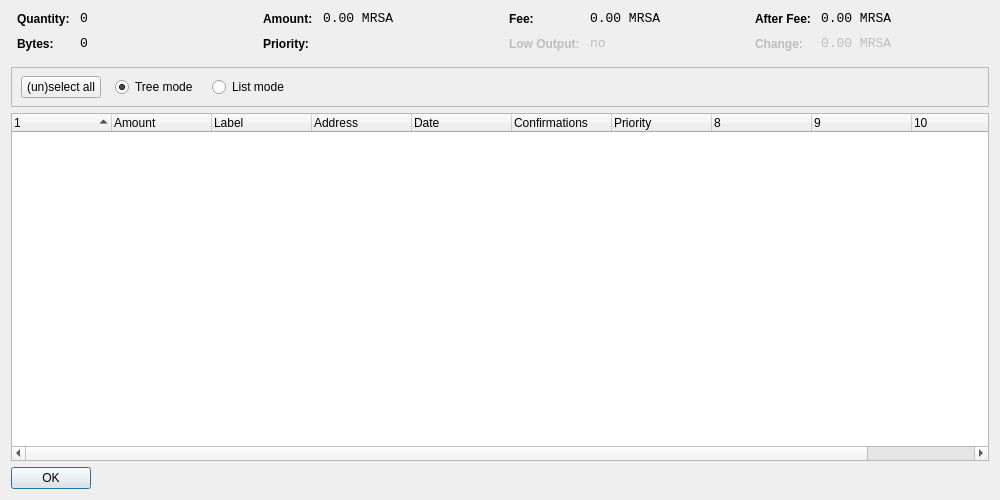
<?xml version="1.0" encoding="UTF-8"?>
<ui version="4.0">
 <class>CoinControlDialog</class>
 <widget class="QDialog" name="CoinControlDialog">
  <property name="geometry">
   <rect>
    <x>0</x>
    <y>0</y>
    <width>1000</width>
    <height>500</height>
   </rect>
  </property>
  <property name="windowTitle">
   <string>Coin Control</string>
  </property>
  <layout class="QVBoxLayout" name="verticalLayout">
   <item>
    <layout class="QHBoxLayout" name="horizontalLayoutTop" stretch="0,0,0,0">
     <property name="topMargin">
      <number>0</number>
     </property>
     <property name="bottomMargin">
      <number>10</number>
     </property>
     <item>
      <layout class="QFormLayout" name="formLayoutCoinControl1">
       <property name="horizontalSpacing">
        <number>10</number>
       </property>
       <property name="verticalSpacing">
        <number>10</number>
       </property>
       <property name="leftMargin">
        <number>6</number>
       </property>
       <property name="rightMargin">
        <number>6</number>
       </property>
       <item row="0" column="0">
        <widget class="QLabel" name="labelCoinControlQuantityText">
         <property name="styleSheet">
          <string notr="true">font-weight:bold;</string>
         </property>
         <property name="text">
          <string>Quantity:</string>
         </property>
        </widget>
       </item>
       <item row="0" column="1">
        <widget class="QLabel" name="labelCoinControlQuantity">
         <property name="font">
          <font>
           <family>Monospace</family>
           <pointsize>10</pointsize>
          </font>
         </property>
         <property name="cursor">
          <cursorShape>IBeamCursor</cursorShape>
         </property>
         <property name="contextMenuPolicy">
          <enum>Qt::ActionsContextMenu</enum>
         </property>
         <property name="text">
          <string notr="true">0</string>
         </property>
         <property name="textInteractionFlags">
          <set>Qt::LinksAccessibleByMouse|Qt::TextSelectableByKeyboard|Qt::TextSelectableByMouse</set>
         </property>
        </widget>
       </item>
       <item row="1" column="0">
        <widget class="QLabel" name="labelCoinControlBytesText">
         <property name="styleSheet">
          <string notr="true">font-weight:bold;</string>
         </property>
         <property name="text">
          <string>Bytes:</string>
         </property>
        </widget>
       </item>
       <item row="1" column="1">
        <widget class="QLabel" name="labelCoinControlBytes">
         <property name="font">
          <font>
           <family>Monospace</family>
           <pointsize>10</pointsize>
          </font>
         </property>
         <property name="cursor">
          <cursorShape>IBeamCursor</cursorShape>
         </property>
         <property name="contextMenuPolicy">
          <enum>Qt::ActionsContextMenu</enum>
         </property>
         <property name="text">
          <string notr="true">0</string>
         </property>
         <property name="textInteractionFlags">
          <set>Qt::LinksAccessibleByMouse|Qt::TextSelectableByKeyboard|Qt::TextSelectableByMouse</set>
         </property>
        </widget>
       </item>
      </layout>
     </item>
     <item>
      <layout class="QFormLayout" name="formLayoutCoinControl2">
       <property name="horizontalSpacing">
        <number>10</number>
       </property>
       <property name="verticalSpacing">
        <number>10</number>
       </property>
       <property name="leftMargin">
        <number>6</number>
       </property>
       <property name="rightMargin">
        <number>6</number>
       </property>
       <item row="0" column="0">
        <widget class="QLabel" name="labelCoinControlAmountText">
         <property name="styleSheet">
          <string notr="true">font-weight:bold;</string>
         </property>
         <property name="text">
          <string>Amount:</string>
         </property>
        </widget>
       </item>
       <item row="0" column="1">
        <widget class="QLabel" name="labelCoinControlAmount">
         <property name="font">
          <font>
           <family>Monospace</family>
           <pointsize>10</pointsize>
          </font>
         </property>
         <property name="cursor">
          <cursorShape>IBeamCursor</cursorShape>
         </property>
         <property name="contextMenuPolicy">
          <enum>Qt::ActionsContextMenu</enum>
         </property>
         <property name="text">
          <string notr="true">0.00 MRSA</string>
         </property>
         <property name="textInteractionFlags">
          <set>Qt::LinksAccessibleByMouse|Qt::TextSelectableByKeyboard|Qt::TextSelectableByMouse</set>
         </property>
        </widget>
       </item>
       <item row="1" column="0">
        <widget class="QLabel" name="labelCoinControlPriorityText">
         <property name="styleSheet">
          <string notr="true">font-weight:bold;</string>
         </property>
         <property name="text">
          <string>Priority:</string>
         </property>
        </widget>
       </item>
       <item row="1" column="1">
        <widget class="QLabel" name="labelCoinControlPriority">
         <property name="font">
          <font>
           <family>Monospace</family>
           <pointsize>10</pointsize>
          </font>
         </property>
         <property name="cursor">
          <cursorShape>IBeamCursor</cursorShape>
         </property>
         <property name="contextMenuPolicy">
          <enum>Qt::ActionsContextMenu</enum>
         </property>
         <property name="text">
          <string/>
         </property>
         <property name="textInteractionFlags">
          <set>Qt::LinksAccessibleByMouse|Qt::TextSelectableByKeyboard|Qt::TextSelectableByMouse</set>
         </property>
        </widget>
       </item>
      </layout>
     </item>
     <item>
      <layout class="QFormLayout" name="formLayoutCoinControl3">
       <property name="horizontalSpacing">
        <number>10</number>
       </property>
       <property name="verticalSpacing">
        <number>10</number>
       </property>
       <property name="leftMargin">
        <number>6</number>
       </property>
       <property name="rightMargin">
        <number>6</number>
       </property>
       <item row="0" column="0">
        <widget class="QLabel" name="labelCoinControlFeeText">
         <property name="styleSheet">
          <string notr="true">font-weight:bold;</string>
         </property>
         <property name="text">
          <string>Fee:</string>
         </property>
        </widget>
       </item>
       <item row="0" column="1">
        <widget class="QLabel" name="labelCoinControlFee">
         <property name="font">
          <font>
           <family>Monospace</family>
           <pointsize>10</pointsize>
          </font>
         </property>
         <property name="cursor">
          <cursorShape>IBeamCursor</cursorShape>
         </property>
         <property name="contextMenuPolicy">
          <enum>Qt::ActionsContextMenu</enum>
         </property>
         <property name="text">
          <string notr="true">0.00 MRSA</string>
         </property>
         <property name="textInteractionFlags">
          <set>Qt::LinksAccessibleByMouse|Qt::TextSelectableByKeyboard|Qt::TextSelectableByMouse</set>
         </property>
        </widget>
       </item>
       <item row="1" column="0">
        <widget class="QLabel" name="labelCoinControlLowOutputText">
         <property name="enabled">
          <bool>false</bool>
         </property>
         <property name="styleSheet">
          <string notr="true">font-weight:bold;</string>
         </property>
         <property name="text">
          <string>Low Output:</string>
         </property>
        </widget>
       </item>
       <item row="1" column="1">
        <widget class="QLabel" name="labelCoinControlLowOutput">
         <property name="enabled">
          <bool>false</bool>
         </property>
         <property name="font">
          <font>
           <family>Monospace</family>
           <pointsize>10</pointsize>
          </font>
         </property>
         <property name="cursor">
          <cursorShape>IBeamCursor</cursorShape>
         </property>
         <property name="contextMenuPolicy">
          <enum>Qt::ActionsContextMenu</enum>
         </property>
         <property name="text">
          <string notr="true">no</string>
         </property>
         <property name="textInteractionFlags">
          <set>Qt::LinksAccessibleByMouse|Qt::TextSelectableByKeyboard|Qt::TextSelectableByMouse</set>
         </property>
        </widget>
       </item>
      </layout>
     </item>
     <item>
      <layout class="QFormLayout" name="formLayoutCoinControl4">
       <property name="horizontalSpacing">
        <number>10</number>
       </property>
       <property name="verticalSpacing">
        <number>10</number>
       </property>
       <property name="leftMargin">
        <number>6</number>
       </property>
       <property name="rightMargin">
        <number>6</number>
       </property>
       <item row="0" column="0">
        <widget class="QLabel" name="labelCoinControlAfterFeeText">
         <property name="styleSheet">
          <string notr="true">font-weight:bold;</string>
         </property>
         <property name="text">
          <string>After Fee:</string>
         </property>
        </widget>
       </item>
       <item row="0" column="1">
        <widget class="QLabel" name="labelCoinControlAfterFee">
         <property name="font">
          <font>
           <family>Monospace</family>
           <pointsize>10</pointsize>
          </font>
         </property>
         <property name="cursor">
          <cursorShape>IBeamCursor</cursorShape>
         </property>
         <property name="contextMenuPolicy">
          <enum>Qt::ActionsContextMenu</enum>
         </property>
         <property name="text">
          <string notr="true">0.00 MRSA</string>
         </property>
         <property name="textInteractionFlags">
          <set>Qt::LinksAccessibleByMouse|Qt::TextSelectableByKeyboard|Qt::TextSelectableByMouse</set>
         </property>
        </widget>
       </item>
       <item row="1" column="0">
        <widget class="QLabel" name="labelCoinControlChangeText">
         <property name="enabled">
          <bool>false</bool>
         </property>
         <property name="styleSheet">
          <string notr="true">font-weight:bold;</string>
         </property>
         <property name="text">
          <string>Change:</string>
         </property>
        </widget>
       </item>
       <item row="1" column="1">
        <widget class="QLabel" name="labelCoinControlChange">
         <property name="enabled">
          <bool>false</bool>
         </property>
         <property name="font">
          <font>
           <family>Monospace</family>
           <pointsize>10</pointsize>
          </font>
         </property>
         <property name="cursor">
          <cursorShape>IBeamCursor</cursorShape>
         </property>
         <property name="contextMenuPolicy">
          <enum>Qt::ActionsContextMenu</enum>
         </property>
         <property name="text">
          <string notr="true">0.00 MRSA</string>
         </property>
         <property name="textInteractionFlags">
          <set>Qt::LinksAccessibleByMouse|Qt::TextSelectableByKeyboard|Qt::TextSelectableByMouse</set>
         </property>
        </widget>
       </item>
      </layout>
     </item>
    </layout>
   </item>
   <item>
    <widget class="QFrame" name="frame">
     <property name="minimumSize">
      <size>
       <width>0</width>
       <height>40</height>
      </size>
     </property>
     <property name="frameShape">
      <enum>QFrame::StyledPanel</enum>
     </property>
     <property name="frameShadow">
      <enum>QFrame::Sunken</enum>
     </property>
     <widget class="QWidget" name="horizontalLayoutWidget">
      <property name="geometry">
       <rect>
        <x>10</x>
        <y>0</y>
        <width>781</width>
        <height>41</height>
       </rect>
      </property>
      <layout class="QHBoxLayout" name="horizontalLayoutPanel" stretch="0,0,0,0,0">
       <property name="spacing">
        <number>14</number>
       </property>
       <item>
        <widget class="QPushButton" name="pushButtonSelectAll">
         <property name="sizePolicy">
          <sizepolicy hsizetype="Maximum" vsizetype="Fixed">
           <horstretch>0</horstretch>
           <verstretch>0</verstretch>
          </sizepolicy>
         </property>
         <property name="text">
          <string>(un)select all</string>
         </property>
        </widget>
       </item>
       <item>
        <widget class="QRadioButton" name="radioTreeMode">
         <property name="sizePolicy">
          <sizepolicy hsizetype="Maximum" vsizetype="Fixed">
           <horstretch>0</horstretch>
           <verstretch>0</verstretch>
          </sizepolicy>
         </property>
         <property name="text">
          <string>Tree mode</string>
         </property>
         <property name="checked">
          <bool>true</bool>
         </property>
        </widget>
       </item>
       <item>
        <widget class="QRadioButton" name="radioListMode">
         <property name="sizePolicy">
          <sizepolicy hsizetype="Maximum" vsizetype="Fixed">
           <horstretch>0</horstretch>
           <verstretch>0</verstretch>
          </sizepolicy>
         </property>
         <property name="text">
          <string>List mode</string>
         </property>
        </widget>
       </item>
       <item>
        <spacer name="horizontalSpacer">
         <property name="orientation">
          <enum>Qt::Horizontal</enum>
         </property>
         <property name="sizeHint" stdset="0">
          <size>
           <width>40</width>
           <height>20</height>
          </size>
         </property>
        </spacer>
       </item>
      </layout>
     </widget>
    </widget>
   </item>
   <item>
    <widget class="CoinControlTreeWidget" name="treeWidget">
     <property name="contextMenuPolicy">
      <enum>Qt::CustomContextMenu</enum>
     </property>
     <property name="sortingEnabled">
      <bool>false</bool>
     </property>
     <property name="columnCount">
      <number>11</number>
     </property>
     <attribute name="headerShowSortIndicator" stdset="0">
      <bool>true</bool>
     </attribute>
     <attribute name="headerStretchLastSection">
      <bool>false</bool>
     </attribute>
     <column>
      <property name="text">
       <string/>
      </property>
     </column>
     <column>
      <property name="text">
       <string>Amount</string>
      </property>
     </column>
     <column>
      <property name="text">
       <string>Label</string>
      </property>
     </column>
     <column>
      <property name="text">
       <string>Address</string>
      </property>
     </column>
     <column>
      <property name="text">
       <string>Date</string>
      </property>
     </column>
     <column>
      <property name="text">
       <string>Confirmations</string>
      </property>
      <property name="toolTip">
       <string>Confirmed</string>
      </property>
     </column>
     <column>
      <property name="text">
       <string>Priority</string>
      </property>
     </column>
     <column>
      <property name="text">
       <string/>
      </property>
     </column>
     <column>
      <property name="text">
       <string/>
      </property>
     </column>
     <column>
      <property name="text">
       <string/>
      </property>
     </column>
     <column>
      <property name="text">
       <string/>
      </property>
     </column>
    </widget>
   </item>
   <item>
    <widget class="QDialogButtonBox" name="buttonBox">
     <property name="sizePolicy">
      <sizepolicy hsizetype="Maximum" vsizetype="Fixed">
       <horstretch>0</horstretch>
       <verstretch>0</verstretch>
      </sizepolicy>
     </property>
     <property name="orientation">
      <enum>Qt::Horizontal</enum>
     </property>
     <property name="standardButtons">
      <set>QDialogButtonBox::Ok</set>
     </property>
    </widget>
   </item>
  </layout>
 </widget>
 <customwidgets>
  <customwidget>
   <class>CoinControlTreeWidget</class>
   <extends>QTreeWidget</extends>
   <header>coincontroltreewidget.h</header>
  </customwidget>
 </customwidgets>
 <resources/>
 <connections/>
</ui>
